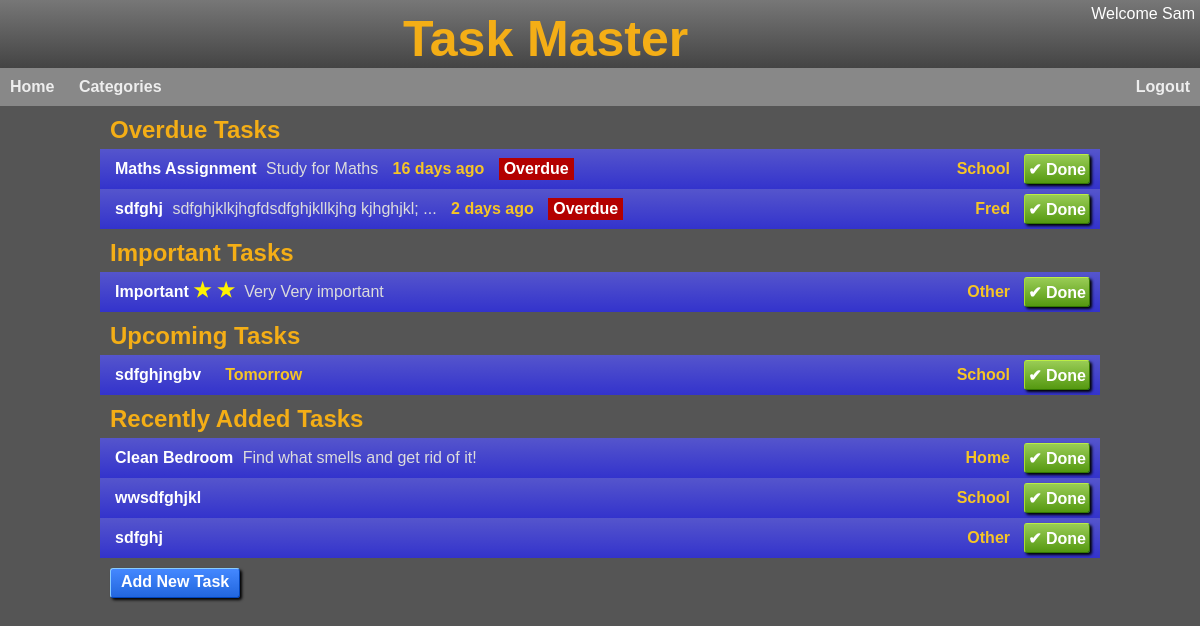
Before: /index (signed in) with the older database file.
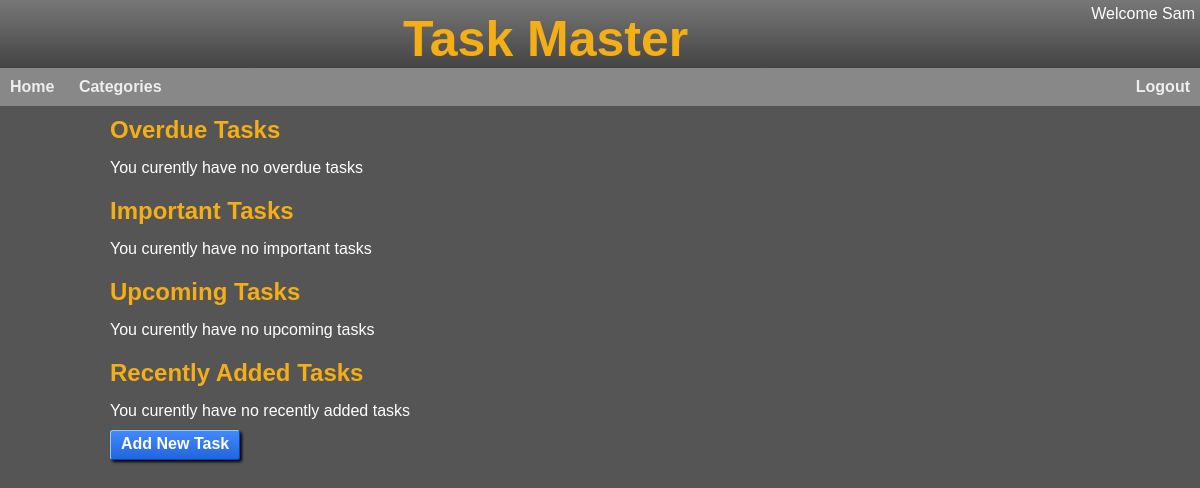
After: the same page with the newer database file.
### app/models/user.py (models this page shows, shortened)
class User(UserMixin, db.Model):
  id = db.Column(db.Integer, primary_key=True)
  username = db.Column(db.String(32), index=True, unique=True)
  display_name = db.Column(db.String(32))
  school_id = db.Column(db.Integer)
  access = db.Column(db.Integer, default=ACCESS['basic'])
  email = db.Column(db.String(120), index=True, unique=True)
  email_verified = db.Column(db.Integer)
  password_hash = db.Column(db.String(128))
  last_seen = db.Column(db.DateTime)
  created_at = db.Column(db.DateTime, default=db.func.datetime('now')) #default=db.func.utc_timestamp())
  last_modified = db.Column(db.DateTime, default=db.func.datetime('now'), onupdate=db.func.datetime('now')) #, default=db.func.utc_timestamp(), onupdate=db.func.utc_timestamp())
  tasks = db.relationship('Task', backref='user', lazy=True)
  def update_last_seen(self):
    last_seen = self.last_seen if self.last_seen else datetime.fromtimestamp(0)
    if (datetime.utcnow() - last_seen).total_seconds() > 600:  # More than 10 minutes ago
     self.last_seen = datetime.utcnow()
     db.session.commit()

### app/models/task.py (models this page shows, shortened)
class Task(db.Model):
  id = db.Column(db.Integer, primary_key=True)
  user_id = db.Column(db.Integer, db.ForeignKey('user.id'))
  name = db.Column(db.String(32))
  description = db.Column(db.String(250))
  category = db.Column(db.String(10))
  priority = db.Column(db.Integer,default=P_LOW)
  status = db.Column(db.Integer,default=STS_NEW)
  due_by = db.Column(db.DateTime)
  created_at = db.Column(db.DateTime, default=db.func.datetime('now'))
  def is_outstanding(self):
    return self.status < STS_COMPLETED
  def is_completed(self):
    return self.status == STS_COMPLETED
  def is_important(self):
    if self.priority and self.priority > P_LOW:
      return True
  def is_overdue(self):
    if self.is_completed():
      return False
    else:
      return self.due_by and self.due_by.date() < datetime.date.today()
  def is_coming_up(self):
    if self.is_completed():
      return False
    else:
      next_week = datetime.date.today() + datetime.timedelta(days=7)
      return self.due_by and self.due_by.date() < next_week
  def is_recently_added(self):
    last_week = datetime.date.today() - datetime.timedelta(days=7)
    return self.created_at and self.created_at.date() > last_week
  def priority_str(self):
    priority = self.priority or 0
    if priority >= 0 and priority < len(PRIORITY_STRS):
      return PRIORITY_STRS[priority]
    return ''
  def status_str(self):
    if self.status == STS_COMPLETED:
      return 'Completed'
    return 'Outstanding'
  def short_desc(self):
    desc = self.description
    if len(desc) > 40:
      desc = desc[:37] + " ..."
    return desc

### app/main/main_routes.py (the view)
@bp.route('/')
@bp.route('/index')
def home():
    if not current_user.is_authenticated:
      return redirect(url_for('.login'))
    tasks = Task.query.filter_by(user_id=current_user.id).order_by(text('due_by is null, due_by')).all()
    overdue_tasks = []
    upcoming_tasks = []
    important_tasks = []
    recently_added_tasks = []
    for task in tasks:
      if task.is_overdue():
        overdue_tasks.append(task)
      elif task.is_important() and task.is_outstanding():
        important_tasks.append(task)
      elif task.is_coming_up():
        upcoming_tasks.append(task)
      elif task.is_recently_added() and task.is_outstanding():
        recently_added_tasks.append(task)
    session['back_to'] = request.path # Store the current url to come back to
    return render_template('index.html',
                              title='Home',
                            upcoming_tasks=upcoming_tasks,
                            overdue_tasks=overdue_tasks,
                            important_tasks=important_tasks,
                            recently_added_tasks=recently_added_tasks)

### app/main/__init__.py (called while the page is built)
def init_app(app):
    app.register_blueprint(bp)
    app.register_error_handler(403, error_forbidden)
    app.jinja_options['finalize'] = lambda x: x if x is not None else '' #prevent Jinja from printing None
    login.login_view = 'main.login'
    login.init_app(app)
    @app.context_processor
    def inject_default_template_variables():
         return dict(h=helpers)
    @app.before_request
    def update_last_seen():
      if current_user.is_authenticated:
        current_user.update_last_seen()

### app/models/user.py (called while the page is built)
@login.user_loader
def load_user(id):
  return User.query.get(int(id))

### app/utils/helpers.py (called while the page is built)
def pluralise(word, cnt, suffix="s"):
  n = int(cnt)
  if n == 1 or n == -1:
    return(word)
  else:
    return(word+suffix)

def fmt_date(dt):
  if not isinstance(dt, datetime.datetime):
    return ''
  return dt.strftime("%d %b %y")

def fmt_date_daysuntil(date):
  if not isinstance(date, datetime.datetime):
    return ''
  try:
    diff = date.date() - datetime.date.today()
    days = int(diff.total_seconds() / (60*60*24))
  except Exception as e:
    return('')
  days_str = pluralise('day', days)
  if days < -1:
    return f"{-days} {days_str} ago"
  if days == -1:
    return 'Yesterday'
  if days == 0:
    return 'Today'
  if days == 1:
    return 'Tomorrow'
  return f"{days} {days_str}"

### app/templates/index.html
{% extends "base.html" %}
{% block head %}
  <link rel="stylesheet" href="{{ url_for('static', filename='tasks.css') }}">
{% endblock %}
{% block content %}
  <h2>Overdue Tasks</h2>
  {% if overdue_tasks %}
    {% with tasks=overdue_tasks %}
      {% include '_task_list.html' %}
    {% endwith %}
  {% else %}
    <p class="no-tasks">You curently have no overdue tasks</p>
  {% endif %}
  <h2>Important Tasks</h2>
  {% if important_tasks %}
    {% with tasks=important_tasks %}
      {% include '_task_list.html' %}
    {% endwith %}
  {% else %}
    <p class="no-tasks">You curently have no important tasks</p>
  {% endif %}
  <h2>Upcoming Tasks</h2>
  {% if upcoming_tasks %}
    {% with tasks=upcoming_tasks %}
      {% include '_task_list.html' %}
    {% endwith %}
  {% else %}
    <p class="no-tasks">You curently have no upcoming tasks</p>
  {% endif %}
  <h2>Recently Added Tasks</h2>
  {% if recently_added_tasks %}
    {% with tasks=recently_added_tasks %}
      {% include '_task_list.html' %}
    {% endwith %}
  {% else %}
    <p class="no-tasks">You curently have no recently added tasks</p>
  {% endif %}
  <div class="actions">
    <a href="{{ url_for('main.new_task') }}">Add New Task</a>
  </div>
{% endblock %}

### app/templates/base.html (shortened to what this page needs)
 <!DOCTYPE html>
<html xmlns="http://www.w3.org/1999/xhtml" lang="en" xml:lang="en">
  <head>
    <link rel="stylesheet" href="{{ url_for('static', filename='base.css') }}">
    {% block head %}{% endblock %}
  </head>
  <body>
    {% include '_header.html' %}
    <div id="page">
      {% block content %}{% endblock %}
    </div>
   </body>
</html>

### app/templates/_header.html
<div id="header">
  <div id="userinfo">
    {% if current_user.is_authenticated %}
      <div id="user">Welcome {{current_user.display_name }}</div>
    {% endif %}
  </div>
  <span class="title">Task Master</span>
</div>
<div id="menubar">
  <ul>
    {% if not current_user.is_anonymous %}
      <li><a href="{{ url_for('.home') }}">Home</a></li>
      <li><a href="{{ url_for('.category_tasks', category='All') }}">Categories</a></li>
      <li class="right"><a href="{{ url_for('main.logout') }}">Logout</a></li>
    {% endif %}
  </ul>
</div>

### app/templates/_task_list.html (shortened to what this page needs)
<div class="tasks">
    {% for task in tasks %}
      <a class="task sts-{{task.status}}" onclick="toggle_details('{{ task.id }}')">
        <div class="task-info">
          <div class="task-name">
            {{ task.name }}
          </div>
          {% if task.priority and task.priority > 0 %}
            <div class="task-priority p-{{task.priority}}">
              &#9733;
              {% if task.priority and task.priority > 1 %}
              &#9733;
              {% endif %}
            </div>
          {% endif %}
          <div class="task-description">
            {{ task.short_desc() }}
          </div>
          {% if task.is_outstanding() %}
            <div class="task-due">
              {{ h.fmt_date_daysuntil(task.due_by) }}
            </div>
          {% endif %}
          {% if task.is_overdue() and task.is_outstanding() %}
          <div class="task-overdue">
            Overdue
          </div>
        {% endif %}
        </div>
        <div class="task-category">
          {{ task.category or 'Other' }}
        </div>
        <div class="task-btns">
          {% if task.is_outstanding() %}
            <form action="{{ url_for('main.complete_task', id=task.id) }}" method="POST">
              <input class="done" type="submit" value="&#x2714 Done">
            </form>
          {% endif %}
        </div>
      </a>
    {% endfor %}
  </div>

### app/static/base.css (style rules this page uses)
* { margin: 0px; padding: 0px; box-sizing: border-box; }
body { color: #fff; background: #555; font-family: Arial, Helvetica, sans-serif; }
p { margin: 10px 0px; }
#header { overflow: hidden; background: linear-gradient(#777, #444); text-align: center; }
#header .title { color: rgb(244, 174, 22); font-family: Arial, Helvetica, sans-serif; font-weight: bold; font-size: 50px; display: inline-block; margin-top: 10px; }
h2 { color: rgb(244, 174, 22); }
#userinfo { float:right; text-align:right; margin-top: 5px; margin-right: 5px; }
#menubar { font-family: Arial, Helvetica, sans-serif; font-weight: bold; color: #eee; background: #888; }
#menubar ul { list-style-type: none; overflow: hidden; margin: 0; padding: 0; }
#menubar li { display: inline-block; padding: 10px 0px; text-align: center; }
#menubar li.right { float: right; }
#menubar li a { text-decoration: none; padding: 10px 10px; color: #eee; }
#page { max-width: 1000px; margin: auto; }
.no-tasks { color: white; padding-left: 10px; }

### app/static/tasks.css (style rules this page uses)
h2 { padding-top: 10px; padding-bottom: 5px; margin-left: 10px; }
.actions { margin-top: 10px; margin-left: 10px; }
.actions a, .actions input[type=submit] { text-decoration: none; display: inline-block; font: inherit; font-size: 16px; font-weight: bold; padding: 4px 10px; min-width: 80px; height: 30px; border-radius: 3px; border-top: 1px solid #8cf; border-left: 1px solid #8cf; border-right: 1px solid #04b; border-bottom: 1px solid #04b; background: linear-gradient(#48f, #26d); box-shadow: rgba(0,0,0,1) 2px 2px 3px; text-align: center; color: #fff; vertical-align: top; }

Changed rows visible on the page:
no longer on this page (row edited): Task: name "Maths Assignment", short_desc "Study for Maths", fmt_date_daysuntil "16 days ago", status "Overdue", category "School"
no longer on this page (row edited): Task: name "sdfghj", short_desc "sdfghjklkjhgfdsdfghjkllkjhg kjhghjkl; ...", fmt_date_daysuntil "2 days ago", status "Overdue", category "Fred"
removed Task: name "Important", short_desc "Very Very important", category "Other"
no longer on this page (row edited): Task: name "sdfghjngbv", fmt_date_daysuntil "Tomorrow", category "School"
no longer on this page (row edited): Task: name "Clean Bedroom", short_desc "Find what smells and get rid of it!", category "Home"
removed Task: name "wwsdfghjkl", category "School"
removed Task: name "sdfghj", category "Other"
Other visible differences:
text now shown: "You curently have no overdue tasks You curently have no important tasks You curently have no upcoming tasks You curently have no recently added tasks"
